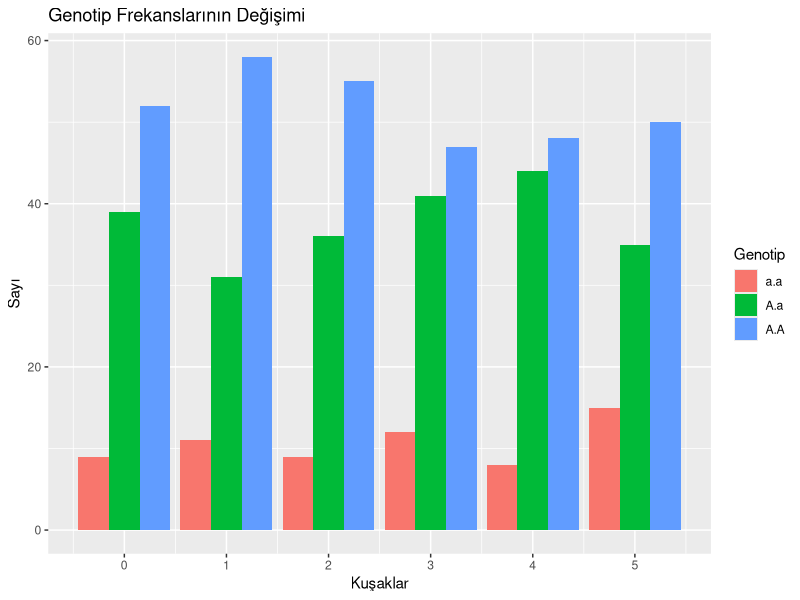

Write R code to recreate this figure.
library(tidyverse)
primary <- function(sample_size,freq_A = 0.5){
        freq_a <- 1-freq_A
        population <- data.frame()
        # İlkin populasyon
        for(i in seq_len(sample_size)){
                ind = sample(c("a","A"),size = 2,replace = TRUE,
                             prob = c(freq_a,freq_A))
                ind_1 = paste(ind[1],ind[2],sep = ".")
                if(ind_1 == "a.A"){ind_1 = "A.a"}
                ind_1 = data.frame("Inds" = ind_1,"Generation" = 0)
                population <- rbind(population,ind_1)
        }
        return(population)
}


Changing <- function(sample_size,freq_A,generations = 1:5){ 
        population <- primary(sample_size,freq_A)
        for (i in generations){
                generation <- subset(population,Generation == i-1)
                new_pop <- data.frame()
                for (j in 1:sample_size){
                        sample_1 <- unlist(strsplit(as.character(sample(generation$Inds,1)),split =".",fixed = TRUE))
                        sample_2 <- unlist(strsplit(as.character(sample(generation$Inds,1)),split =".",fixed = TRUE))
                        ind <- paste(sample(sample_1,1),sample(sample_2,1),sep =".")
                        if(ind == "a.A"){ind = "A.a"}
                        ind = data.frame("Inds" = ind,"Generation" = i)
                        new_pop <- rbind(new_pop, ind)
                }
                population <- rbind(population, new_pop)
                
        }
        population$Generation <- population$Generation
        return(population)
}

pop_1 <- Changing(100,0.7,1:5)

table_1 <- table(pop_1$Inds,pop_1$Generation)
table_1


ggplot(pop_1,aes(x=Generation,fill = Inds)) +
        geom_bar(position = "dodge") +
        xlab("Kuşaklar")+
        ylab("Sayı")+
        scale_x_continuous(breaks=c(0:5))+
        labs(fill = "Genotip") +
        ggtitle("Genotip Frekanslarının Değişimi")

frequency <- function(pop,generation){
        gen <- subset(pop,Generation == generation)
        freq_A = (2*sum(gen$Inds == "A.A")+sum(gen$Inds == "A.a"))/(2*dim(gen)[1])
        freq_a = (2*sum(gen$Inds == "a.a")+sum(gen$Inds == "A.a"))/(2*dim(gen)[1])
        print(freq_A)
        print(freq_a)
}

frequency(pop_1,4)
